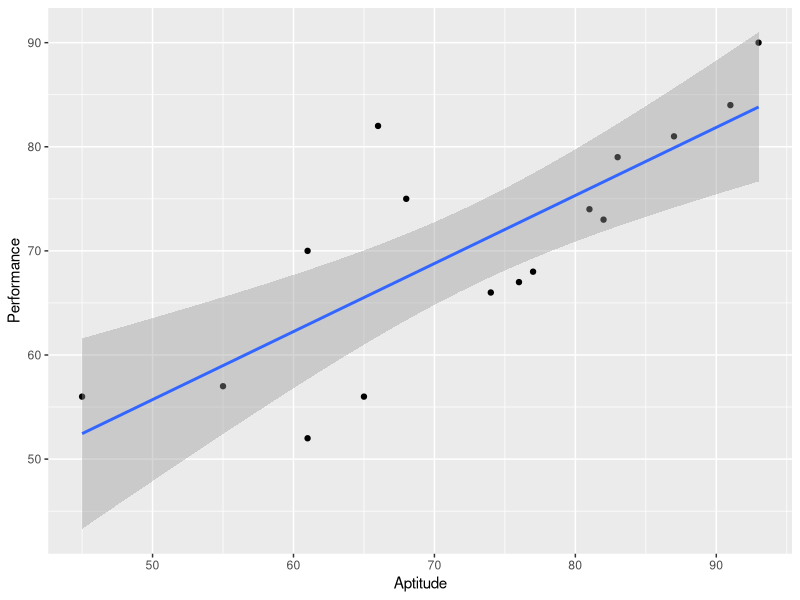
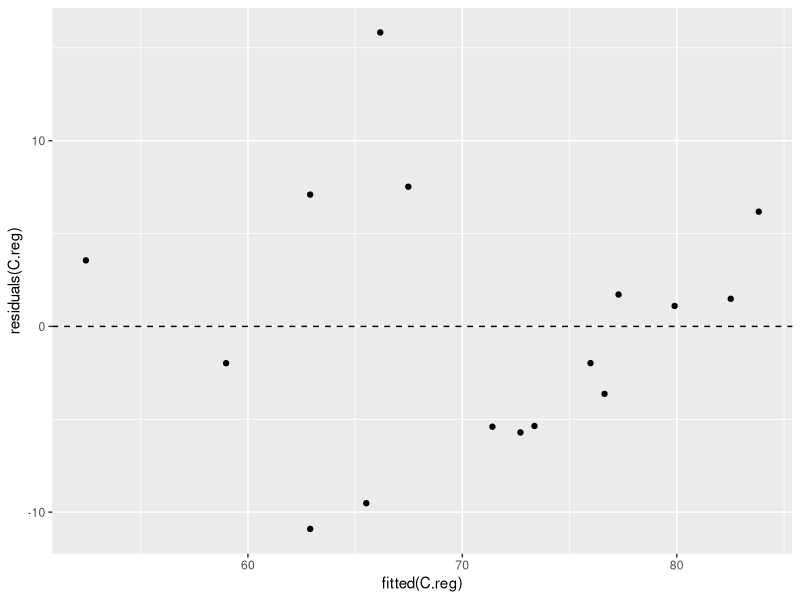
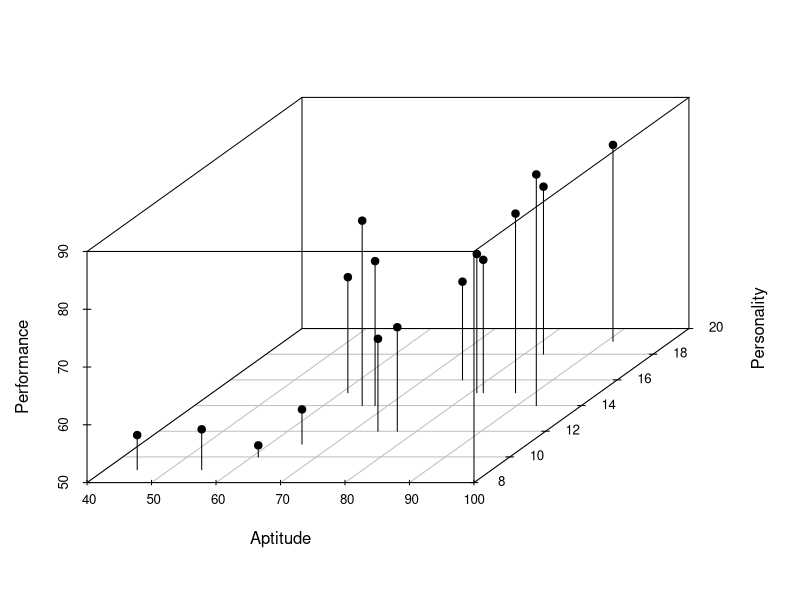
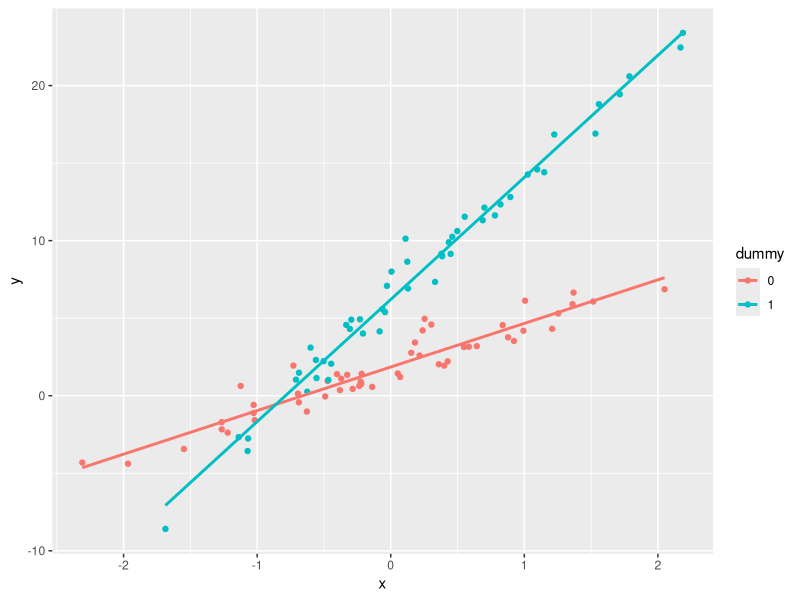

R code for these plots, in order:
## ---- chunk 1
knitr::opts_chunk$set(echo = TRUE)
## ---- chunk 2
library(ggplot2)    # Loads the ggplot2 package for data visualization
library(scatterplot3d)    # Loads the scatterplot3d package for creating 3D scatter plots
library(car)    # Loads the car package for regression analysis and diagnostic plots

## ---- chunk 3
# We Create two vectors, Aptitude and Performance, with numerical values
Aptitude <- c(45, 81, 65, 87, 68, 91, 77, 61, 55, 66, 82, 93, 76, 83, 61, 74)
Performance <- c(56, 74, 56, 81, 75, 84, 68, 52, 57, 82, 73, 90, 67, 79, 70, 66)
## ---- chunk 4
# We create a data frame named consultant.frame with Aptitude and Performance as columns
consultant.frame <- data.frame(Aptitude, Performance)
## ---- chunk 5
# We performe simple linear regression, fitting the Performance data based on Aptitude using the lm() function
C.reg <- lm(Performance ~ Aptitude, data = consultant.frame)
## ---- chunk 6
# We print a summary of the linear regression model C.reg
summary(C.reg)

# We retrieve the coefficients of the linear regression model C.reg
coefficients(C.reg)

# We calculate the confidence intervals for the coefficients of the linear regression model C.reg
confint(C.reg)

# We retrieve the fitted values (predicted values) from the linear regression model C.reg
fitted(C.reg)
## ---- chunk 7
# We retrieve the residuals (deviations between observed and predicted values) from the linear regression model C.reg
residuals(C.reg)
## ---- chunk 8
# We predict the Performance values for new data points with Aptitude values 85 and 62, based on the linear regression model C.reg
predict(C.reg, data.frame(Aptitude = c(85, 62)))
## ---- chunk 9
# PLOTTING THE REGRESSION

# We create a scatter plot of Aptitude against Performance using ggplot2, with points and a fitted line based on linear regression
ggplot(consultant.frame, aes(x = Aptitude, y = Performance)) +
  geom_point() +
  geom_smooth(method = lm)

## ---- chunk 10
# We create a scatter plot of the fitted values against the residuals of the linear regression model C.reg, with points and a horizontal dashed line at y = 0
ggplot(C.reg, aes(x = fitted(C.reg), y = residuals(C.reg))) +
  geom_point() +
  geom_hline(yintercept = 0, linetype = "dashed")
## ---- chunk 11
# MULTIPLE REGRESSION IN R

# Next, we create a vector named Personality with numerical values for a Multiple Regression
Personality <- c(9, 15, 11, 15, 14, 19, 12, 10, 9, 14, 15, 14, 16, 18, 15, 12)
## ---- chunk 12
# Now we add a column named Personality to the consultant.frame data frame, using the values from the Personality vector
consultant.frame["Personality"] = Personality

# We perform multiple linear regression, fitting the Performance data based on Aptitude and Personality using the lm() function
C.multreg <- lm(Performance ~ Aptitude + Personality, data = consultant.frame)

# Prints a summary of the multiple linear regression model C.multreg
summary(C.multreg)
## ---- chunk 13
# Predicts the Performance values for new data points with Aptitude values 85 and 62 and Personality values 14 and 17, based on the multiple linear regression model C.multreg
predict(C.multreg, data.frame(Aptitude = c(85, 62), Personality = c(14, 17)))

## ---- chunk 14
# Creates a 3D scatter plot of Performance against Aptitude and Personality using scatterplot3d, with hollow symbols
splot <- with(consultant.frame, scatterplot3d(Performance ~ Aptitude + Personality, type = "h", pch = 19))
## ---- chunk 15
# INTERACTION EFFECTS IN R

# Generate some sample data
set.seed(123)
n <- 100
x <- rnorm(n)
dummy <- sample(c(0, 1), n, replace = TRUE)
y <- 2 + 3*x + 4*dummy + 5*x*dummy + rnorm(n)
## ---- chunk 16
# Fit a linear regression model with an interaction term
model <- lm(y ~ x * dummy)

# Create a data frame for plotting
df <- data.frame(x = x, dummy = factor(dummy), y = y)

# Plot the interaction effect
ggplot(df, aes(x = x, y = y, color = dummy)) +
  geom_point() +
  geom_smooth(method = "lm", se = FALSE, aes(group = dummy)) +
  labs(x = "x", y = "y", color = "dummy")
